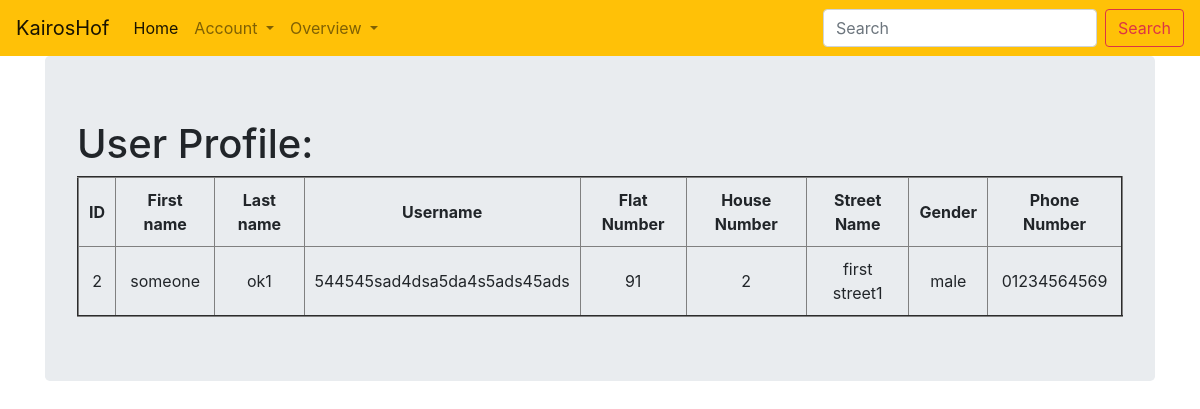
The app's page /viewprofile/2 (signed in), older data.
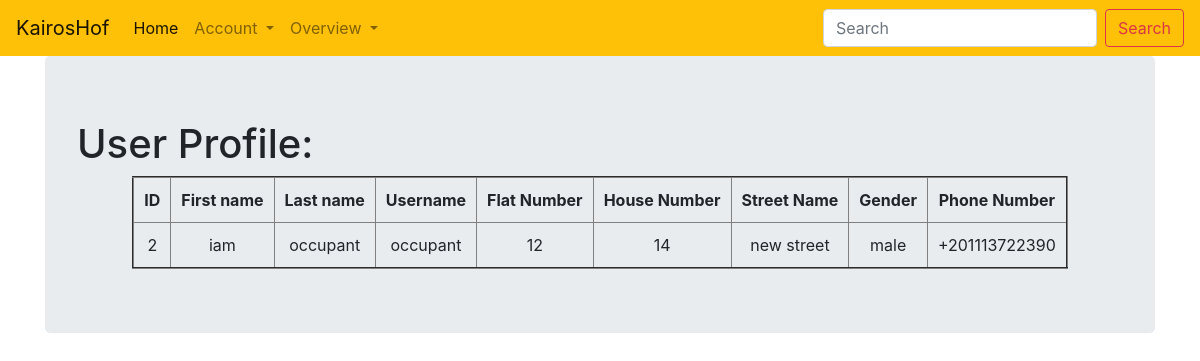
The same page, newer data.
### estate_management/usermodels.py (models this page shows, shortened)
class User(db.Model, UserMixin):
    __tablename__ = 'users'
    __table_args__ =  (db.UniqueConstraint('username'),db.UniqueConstraint('telephone'), db.PrimaryKeyConstraint('id'),)
    id = db.Column(db.Integer, primary_key=True)
    profile_image = db.Column(db.String(20), nullable=False, default='no_image.png')
    firstname = db.Column(db.String, nullable=False)
    lastname = db.Column(db.String, nullable=False)
    dateofbirth = db.Column(db.DateTime, nullable=False)
    username = db.Column(db.String, nullable=False, unique=True)
    password_hash = db.Column(db.String, nullable=False)
    streetname = db.Column(db.Text, nullable=False, default=None)
    housenumber = db.Column(db.String, nullable=False, default=None)
    flatnumber = db.Column(db.String, nullable=True, default=None)
    gender = db.Column(db.String, nullable=False)
    telephone = db.Column(db.Text, nullable=False, unique=True)
    registration_date = db.Column(db.DateTime(), nullable=False, default=datetime.now())
    estate = db.Column(db.Integer, db.ForeignKey('estates.id'))
    role = db.Column(db.Integer, db.ForeignKey('roles.id'))
    guests = db.relationship('Guest', backref='host', lazy='dynamic')
    staffs = db.relationship('Staff', backref='boss', lazy='dynamic')
    services = db.relationship('Service', backref='requester', lazy='dynamic')
    enquiries = db.relationship('Enquiry', backref='asker', lazy='dynamic')
    subscriptions = db.relationship('Subscription', backref='subscriber', lazy='dynamic')
    news = db.relationship('Publication', back_populates='users')
    """
    def validate_phone(self, data):
        '''Regular verification of mobile phone number'''
        phone = telephone.data
        if not re.search(r'^234\d{10}$', phone):
            raise ValidationError('Mobile phone number format is incorrect')
    """
    def format(self):
        return {
        'firstname': self.firstname,
        'lastname': self.lastname,
        'dateofbirth': self.dateofbirth,
        'username': self.username,
        'streetname': self.streetname,
        'housenumber': self.housenumber,
        'flatnumber': self.flatnumber,
        'gender': self.gender,
        'telephone': self.telephone,
        'role': self.role
        }

### estate_management/core/userviews.py (the view)
@core.route("/viewprofile/<int:user_id>", methods = ['GET','POST'])
@login_required
def viewprofile(user_id):
    user = User.query.filter_by(id=user_id)
    return render_template('viewprofile.html', user=user)

### estate_management/usermodels.py (called while the page is built)
@login_manager.user_loader
def load_user(user_id):
    return User.query.get(user_id)

### estate_management/templates/viewprofile.html
{% extends "base.html" %}
{% block content %}
<div class="jumbotron">
  <h1>User Profile:</h1>
  <table border="2" cellspacing="0" cellpadding="10" width="" align="center" bgcolor="">
    <tr align="center">
      <th>ID</th>
      <th>First name</th>
      <th>Last name</th>
      <th>Username</th>
      <th>Flat Number</th>
      <th>House Number</th>
      <th>Street Name</th>
      <th>Gender</th>
      <th>Phone Number</th>
    </tr>
    {% for user in user %}
    <tr align="center" >
      <td>{{user.id}}</td>
      <td>{{user.firstname}}</td>
      <td>{{user.lastname}}</td>
      <td>{{user.username}}</td>
      <td>{{user.flatnumber}}</td>
      <td>{{user.housenumber}}</td>
      <td>{{user.streetname}}</td>
      <td>{{user.gender}}</td>
      <td>{{user.telephone}}</td>
    </tr>
  {% endfor %}
  </table>
</div>
{% endblock content %}

Row changes from the older to the newer data that the page shows:
changed User "male": firstname "someone" → "iam"; lastname "ok1" → "occupant"; username "544545sad4dsa5da4s5ads45ads" → "occupant"; flatnumber "91" → "12"; housenumber "2" → "14"; streetname "first street1" → "new street"; telephone "01234564569" → "+201113722390"
